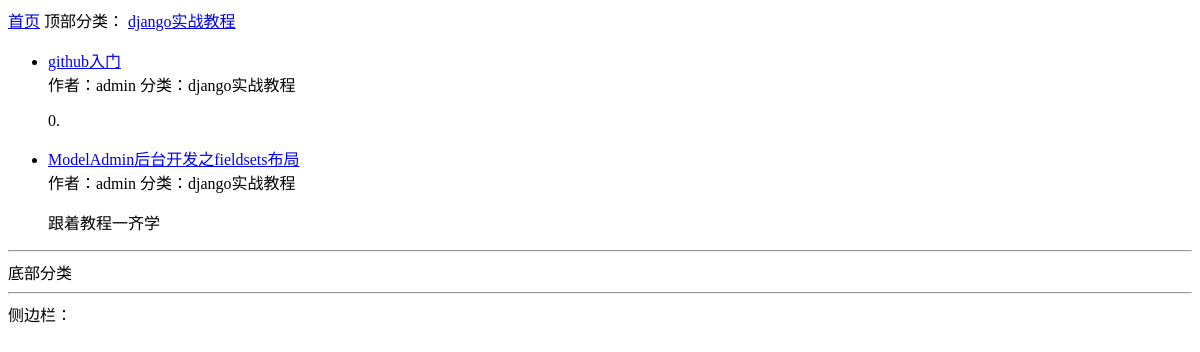
The app's page /, older data.
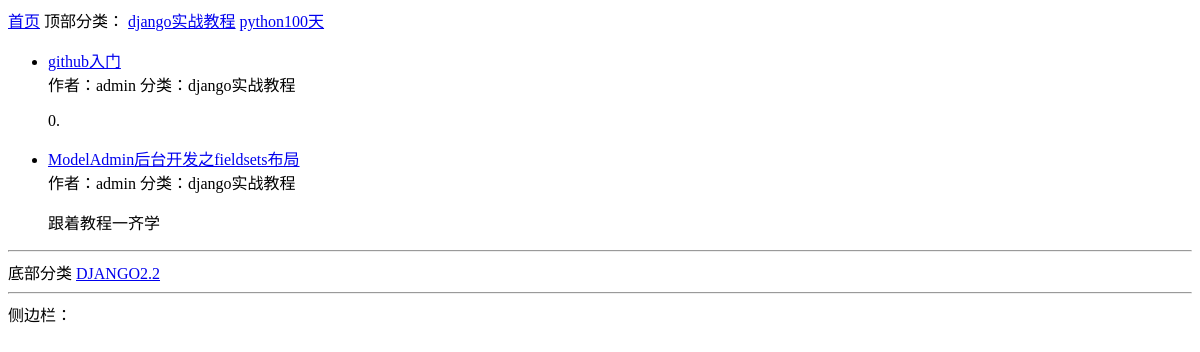
The same page, newer data.
### blog/models.py (models this page shows, shortened)
class Category(models.Model):
    STATUS_NORMAL = 1
    STATUS_DELETE = 0
    STATUS_ITEMS = (
        (STATUS_NORMAL, '正常'),
        (STATUS_DELETE, '删除'),
    )
    name = models.CharField('名称', max_length=50)
    status = models.PositiveIntegerField('状态', default=STATUS_NORMAL, choices=STATUS_ITEMS)
    is_nav = models.BooleanField('是否为导航', default=False)
    owner = models.ForeignKey(User, verbose_name='作者', on_delete=models.CASCADE)
    created_time = models.DateTimeField('创建时间', auto_now_add=True)
    class Meta:
        verbose_name = verbose_name_plural = '分类'
    @classmethod
    def get_navs(cls):
        categories = cls.objects.filter(status=cls.STATUS_NORMAL)
        nav_categories = []
        normal_categories = []
        for cate in categories:
            if cate.is_nav:
                nav_categories.append(cate)
            else:
                normal_categories.append(cate)
        category = {
            'navs': nav_categories,
            'categories': normal_categories,
        }
        return category

class Post(models.Model):
    STATUS_NORMAL = 1
    STATUS_DELETE = 0
    STATUS_DRAFT = 2
    STATUS_ITEMS = (
        (STATUS_NORMAL, '正常'),
        (STATUS_DELETE, '删除'),
        (STATUS_DRAFT, '草稿'),
    )
    title = models.CharField('标题', max_length=255)
    decs = models.CharField('摘要', max_length=1024, blank=True, null=True)
    content = models.TextField('正文', help_text='正文必须为markdown格式')
    status = models.PositiveIntegerField('状态', choices=STATUS_ITEMS, default=STATUS_NORMAL)
    category = models.ForeignKey(Category, verbose_name='分类', on_delete=models.CASCADE)
    tag = models.ManyToManyField(Tag, verbose_name='标签')
    owner = models.ForeignKey(User, verbose_name='作者', on_delete=models.CASCADE)
    created_time = models.DateTimeField('创建时间', auto_now_add=True)
    pv = models.PositiveIntegerField(default=1)
    uv = models.PositiveIntegerField(default=1)
    class Meta:
        verbose_name = verbose_name_plural = '文章'
        ordering = ['-id']

### blog/views.py (the view)
# urls.py: path('', IndexView.as_view(), name='index'),
class IndexView(CommonViewMixin, ListView):
    queryset = Post.latest_posts()
    paginator_by = 5
    context_object_name = 'post_list'
    template_name = 'blog/list.html'

### blog/views.py (called while the page is built)
    def get_context_data(self, **kwargs):
        context = super().get_context_data(**kwargs)
        context.update({
            'sidebar': SideBar.get_all(),
        })
        context.update(Category.get_navs())
        return context

### config/models.py (called while the page is built)
    @classmethod
    def get_all(cls):
        return cls.objects.filter(status=cls.STATUS_SHOW)

### typeidea/templates/blog/list.html
{% extends "../base.html" %}
{% block main %}
<ul>
    {% for post in post_list %}
    <li>
        <a href="{% url 'post_detail' post.id %}">{{ post.title }}</a>
        <div>
            <span>作者：{{ post.owner.username }}</span>
            <span>分类：{{ post.category.name }}</span>
        </div>
        <p>{{ post.decs }}</p>
    </li>
    {% empty %}
    暂无数据
    {% endfor %}
</ul>
{% endblock %}

### typeidea/templates/base.html (shortened to what this page needs)
<!DOCTYPE html>
<html lang="en">
<head>
</head>
<body>
    <div>
        <a href="{% url 'index' %}">首页</a>
        顶部分类：
        {% for cate in navs %}
        <a href="{% url 'category_list' cate.id %}">{{ cate.name }}</a>
        {% endfor %}
    </div>
    {% block main %}
    {% endblock %}
    <hr>
    <div>底部分类
        {% for cate in categories %}
        <a href="{% url 'category_list' cate.id %}">{{ cate.name }}</a>
        {% endfor %}
    </div>
    <hr>
    <div>侧边栏：
    </div>
</body>
</html>

Row changes from the older to the newer data that the page shows:
added Category: name "python100天"
added Category: name "DJANGO2.2"
